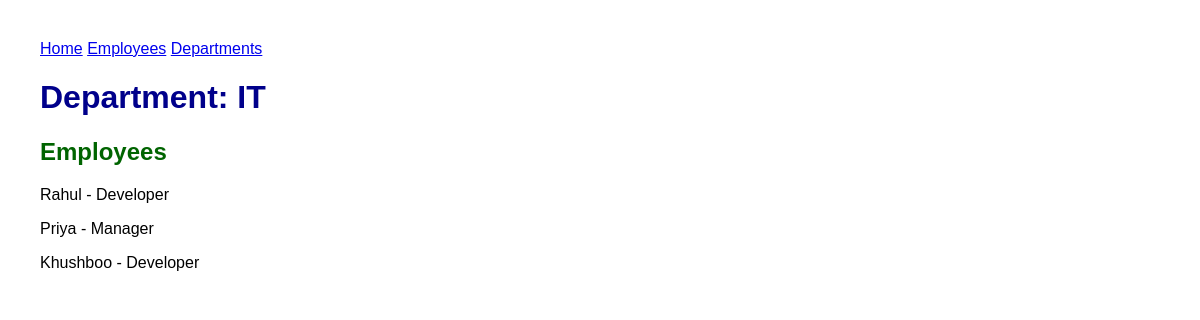
The app's page /departments/1/, older data.
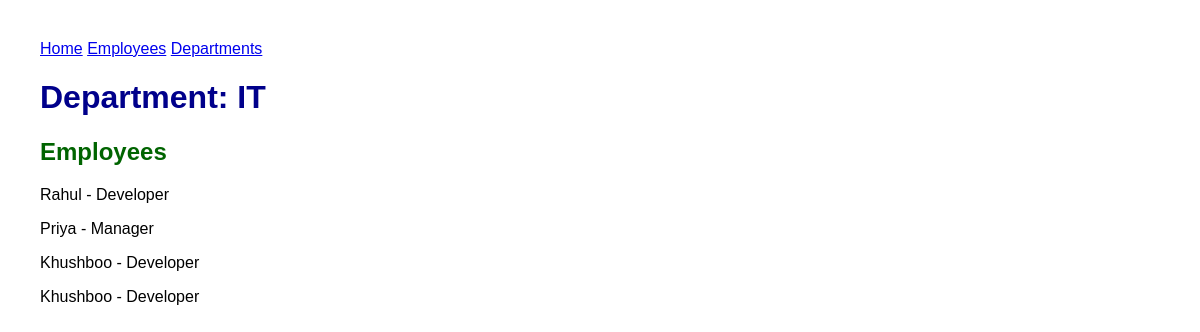
The same page, newer data.
### employees/models.py (models this page shows, shortened)
class Employee(models.Model):
    name = models.CharField(max_length=100)
    age = models.IntegerField()
    designation = models.CharField(max_length=100)
    profile_image = models.ImageField(
        upload_to="profile_images/",
        null=True,
        blank=True
    )
    department = models.ForeignKey(
        Department,
        on_delete=models.CASCADE,
        related_name="employees",
        null=True
    )
    projects = models.ManyToManyField(
        Project,
        related_name="employees"
    )

### employees/views.py (the view)
# urls.py: path("departments/<int:pk>/", views.DepartmentDetailView.as_view(), name="department_detail"),
class DepartmentDetailView(DetailView):
    model = Department
    template_name = "employees/department_detail.html"
    context_object_name = "department"

### employees/templates/employees/department_detail.html (shortened to what this page needs)
{% extends "employees/base.html" %}
{% block content %}
    <h1>Department: {{ department.name }}</h1>
    <h2>Employees</h2>
    {% for employee in department.employees.all %}
        <p>
            {{ employee.name }} - {{ employee.designation }}
        </p>
    {% empty %}
        <p>No employees found in this department.</p>
    {% endfor %}
{% endblock %}

Row changes from the older to the newer data that the page shows:
added Employee: name "Khushboo", designation "Developer"
